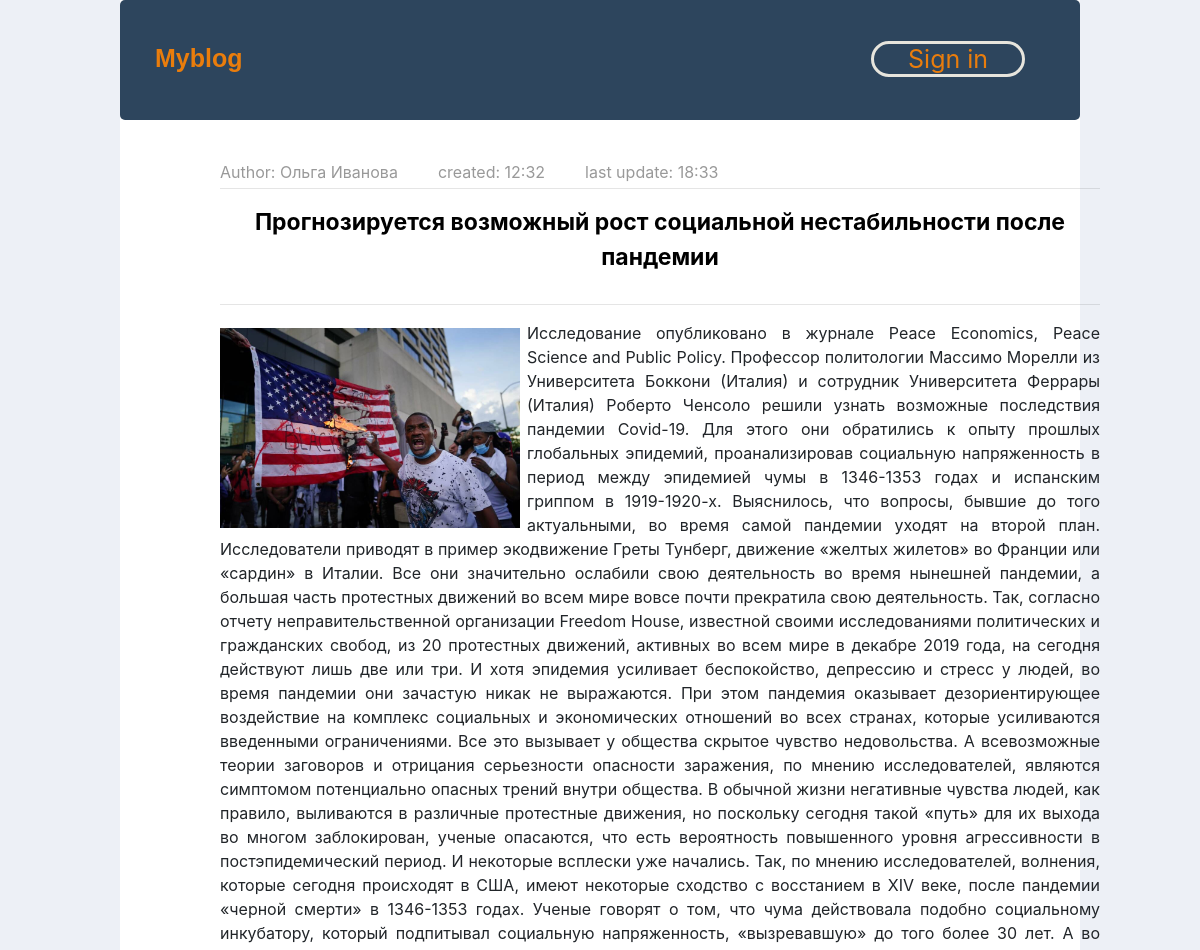
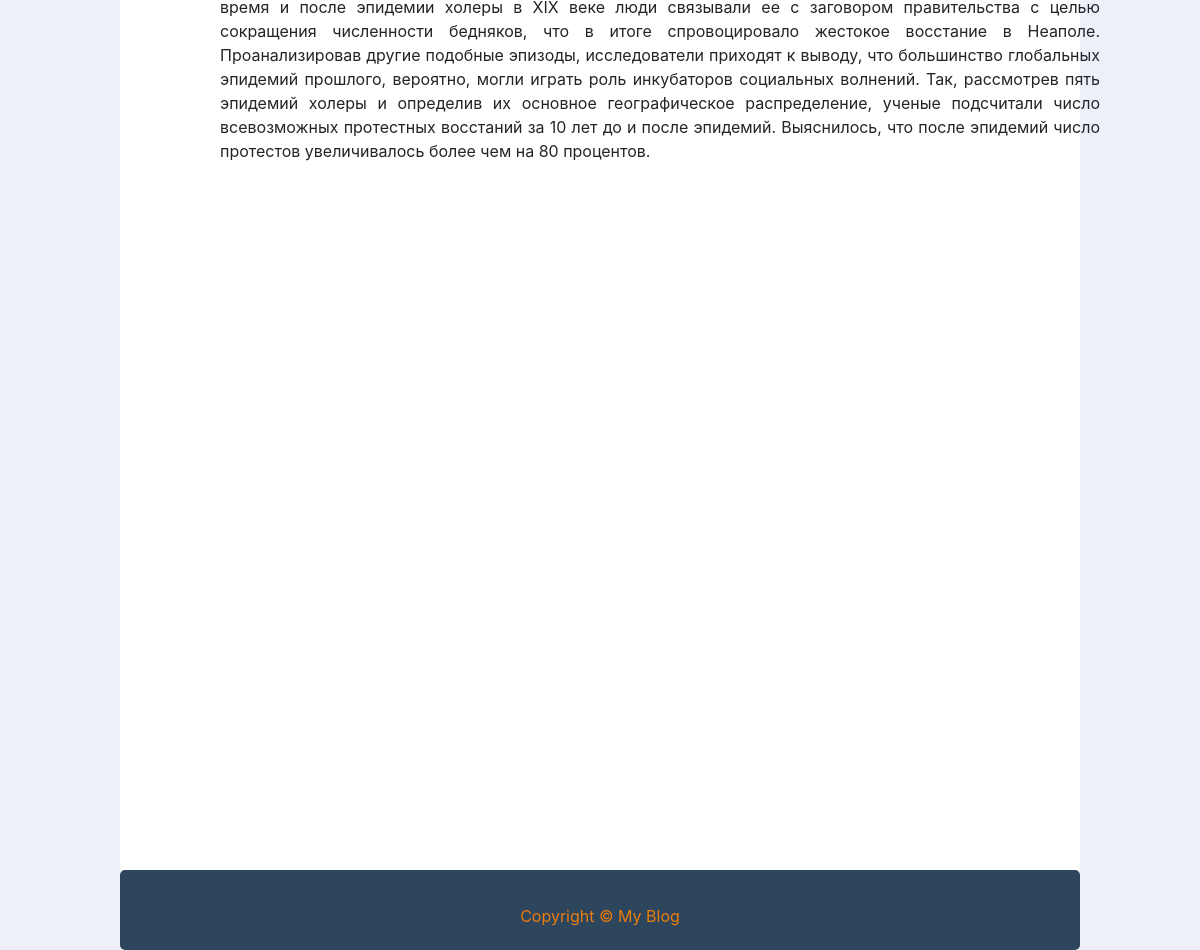
The app's page /article/11 with its own data (2 pictures, top to bottom).
### myblog/models.py (models this page shows, shortened)
class Article(models.Model):
	title = models.CharField(max_length=250,blank=True, null=True)
	author = models.CharField(max_length=250,blank=True, null=True)
	dt_article = models.DateTimeField(auto_now_add=True)
	description = models.TextField(blank=True, null=True)
	short_description = models.CharField(max_length=120,blank=True, null=True)
	image = models.ImageField(upload_to='media/uploads/')
	published = models.DateTimeField(blank=True, null=True)
	created = models.DateTimeField(blank=True, null=True)
	updated = models.DateTimeField(blank=True, auto_now=True, null=True)
	is_active = models.BooleanField(default=True)
	class Meta:
		verbose_name = 'Article'
		verbose_name_plural = 'Articles'

### myblog/views.py (the view)
# urls.py: path('article/<int:id_article>', views.article, name='article'),
def article(request, id_article):
	article = Article.objects.get(id=id_article)
	url = 'article.html'
	return render(request, url, {'article':article})

### templates/article.html
{% extends  'base_page.html' %}
{% load static %}
{% block content %}
<div class="article">
	<div class="meta-info">
		<div class="meta-info-art">Author: {{ article.author }}</div>
		<div class="meta-info-art">created: {{ article.published|time:"H:i" }}</div>
		<div class="meta-info-art">last update: {{ article.updated|time:"H:i" }}</div>
	</div>
	<hr class="article-hr">
	<div class="article-title">
		{{ article.title }}
	</div>
	<hr>
	<div class="article-content">
		<img src="{{article.image.url}}" class="img-article">
		{{ article.description }}
	</div>
</div>
{% endblock %}

### static/css/main.css (style rules this page uses)
body { background-color: white; width: 80%; margin: auto !important; }
html { padding:0; margin-top: 0px; background-color: #edf0f6; }
.meta-info { display: inline-flex; height: 28px; margin-bottom: 0px; }
.meta-info-art { font: inherit; vertical-align: baseline; color: #999; align-items: stretch; display: flex; margin-right: 40px; width: auto; }
.article-hr { margin-top: 0rem !important; }
.article-title { font-size: 23px; color: black; text-align: center; margin-bottom: 30px; font-weight: bold; }
.article-content { text-align: justify; }
.img-article { float: left; width: 300px; margin: 7px 7px 7px 0; }

### records on screen
Article: author "Ольга Иванова", published "12:32", updated "18:33", title "Прогнозируется возможный рост социальной нестабильности после пандемии", image (picture), description "Исследование опубликовано в журнале Peace Economics, Peace Science and Public Policy. Профессор политологии Массимо Морелли из Университета Боккони (Италия) и сотрудник Университета Феррары (Италия) Роберто Ченсоло решили узнать возможные последствия пандемии Covid-19. Для этого они обратились к опыту прошлых глобальных эпидемий, проанализировав социальную напряженность в период между эпидемией чумы в 1346-1353 годах и испанским гриппом в 1919-1920-х. Выяснилось, что вопросы, бывшие до того актуальными, во время самой пандемии уходят на второй план. Исследователи приводят в пример экодвижение Греты Тунберг, движение «желтых жилетов» во Франции или «сардин» в Италии. Все они значительно…"
